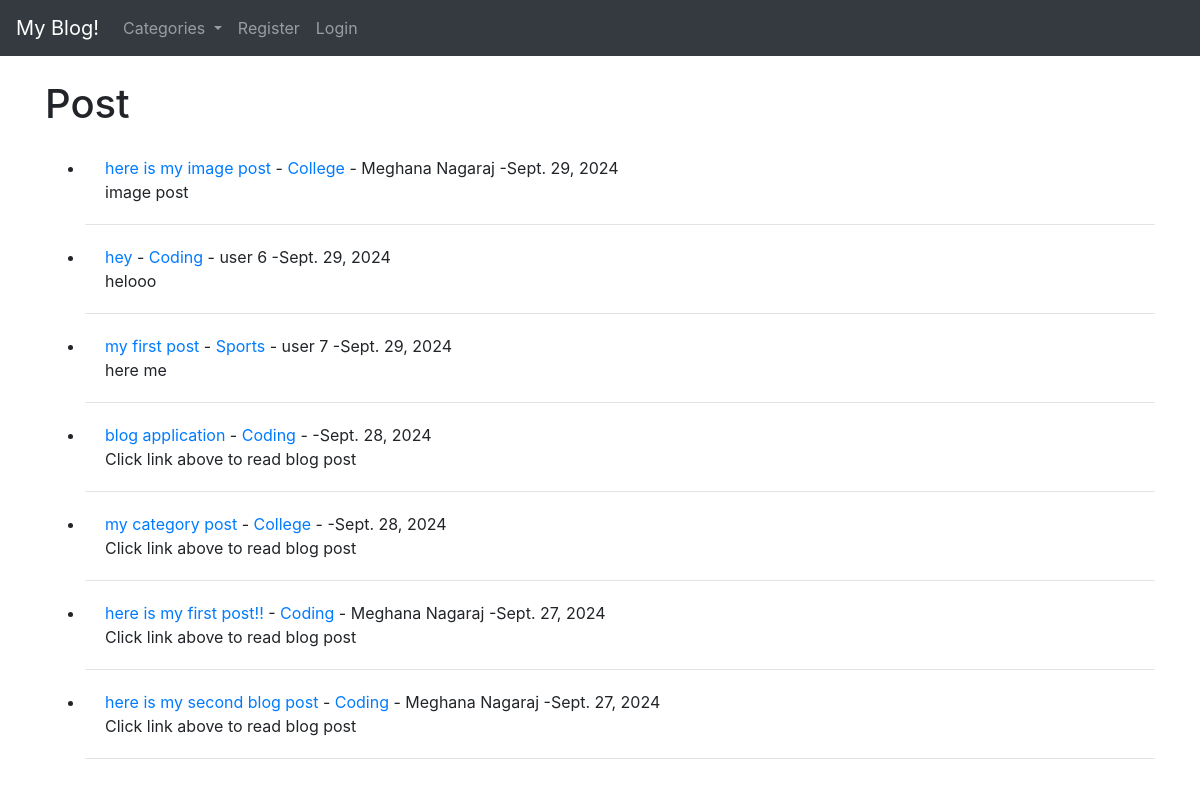
The page / on the database its author committed.
### theblog/models.py (models this page shows, shortened)
class Post(models.Model):
  title = models.CharField(max_length=255)
  header_image = models.ImageField(null=True, blank=True, upload_to="images/")
  title_tag = models.CharField(max_length=255, default="My Blog!")
  author = models.ForeignKey(User, on_delete=models.CASCADE)
  body = RichTextField(blank = True, null=True)
  post_date = models.DateField(auto_now_add=True)
  category = models.CharField(max_length=255, default = 'Coding')
  snippet = models.CharField(max_length=255)
  likes = models.ManyToManyField(User, related_name='blog_posts')

### theblog/views.py (the view)
# urls.py: path('', HomeView.as_view(), name="home"),
class HomeView(ListView):
  model = Post
  template_name = 'home.html'
  ordering = ['-post_date']
  def get_context_data(self, *args, **kwargs):
    cat_menu = Category.objects.all()
    context = super(HomeView, self).get_context_data(*args, **kwargs)
    context["cat_menu"] = cat_menu
    return context

### theblog/models.py (called while the page is built)
  def __str__(self):
    return self.name

### theblog/templates/home.html (shortened to what this page needs)
{% extends 'base.html' %}
{% block content %}
<h1>Post</h1>
<ul>
{% for post in object_list %}
  <li id="home"><a href="{% url 'article-detail' post.pk %}">{{ post.title }}</a> - <a href="{% url 'category' post.category|slugify %}">   {{ post.category }}</a> - {{ post.author.first_name }} {{ post.author.last_name }} -{{ post.post_date }}
    <br> {{ post.snippet }}</li>
{% endfor %}
</ul>
{% endblock %}

### theblog/templates/base.html (shortened to what this page needs)
<!doctype html>
<html lang="en">
  <head>
    <link rel="stylesheet" href="https://cdn.jsdelivr.net/npm/bootstrap@4.6.2/dist/css/bootstrap.min.css">
  </head>
  <body>
    <nav class="navbar navbar-expand-lg navbar-dark bg-dark">
      <a class="navbar-brand" href="{% url 'home' %}">My Blog!</a>
      <div class="collapse navbar-collapse" id="navbarSupportedContent">
        <ul class="navbar-nav mr-auto">
      {% if cat_menu %}
          <a class="nav-link dropdown-toggle" href="#" role="button" data-toggle="dropdown" aria-expanded="false">
            Categories
          </a>
      {% else %}
        <li class="nav-item">
          <a class="nav-link" href="{% url 'category-list' %}">Categories</a>
        </li>
      {% endif %}
      {% if user.is_authenticated %}
        <li class="nav-item">
          <a class="nav-link" href="{% url 'add_post' %}">Add Post</a>
        </li>
        <li class="nav-item">
          <a class="nav-link" href="{% url 'add_category' %}">Add Category</a>
        </li>
        <!-- <li class="nav-item"></li>
        <a class="nav-link" href="{% url 'logout' %}">Logout</a>
        </li> -->
      {% else %}
        <a class="nav-link" href="{% url 'register' %}">Register</a>
        <a class="nav-link" href="{% url 'login' %}">Login</a>
      {% endif %}
    </ul>
      </div>
    </nav>
    <br>
    <div class="container">
    {% block content %}
    {% endblock %}
  </div>
  </body>
</html>

### theblog/templates/home.html (style rules this page uses)
#home { padding: 20px; border-bottom: 1px solid #e3e3e3; }

### rows shown on the page
Post: title "here is my image post", category "College", author.first_name "Meghana", author.last_name "Nagaraj", post_date "Sept. 29, 2024", snippet "image post"
Post: title "hey", category "Coding", author.first_name "user", author.last_name "6", post_date "Sept. 29, 2024", snippet "helooo"
Post: title "my first post", category "Sports", author.first_name "user", author.last_name "7", post_date "Sept. 29, 2024", snippet "here me"
Post: title "blog application", category "Coding", post_date "Sept. 28, 2024", snippet "Click link above to read blog post"
Post: title "my category post", category "College", post_date "Sept. 28, 2024", snippet "Click link above to read blog post"
Post: title "here is my first post!!", category "Coding", author.first_name "Meghana", author.last_name "Nagaraj", post_date "Sept. 27, 2024", snippet "Click link above to read blog post"
Post: title "here is my second blog post", category "Coding", author.first_name "Meghana", author.last_name "Nagaraj", post_date "Sept. 27, 2024", snippet "Click link above to read blog post"
